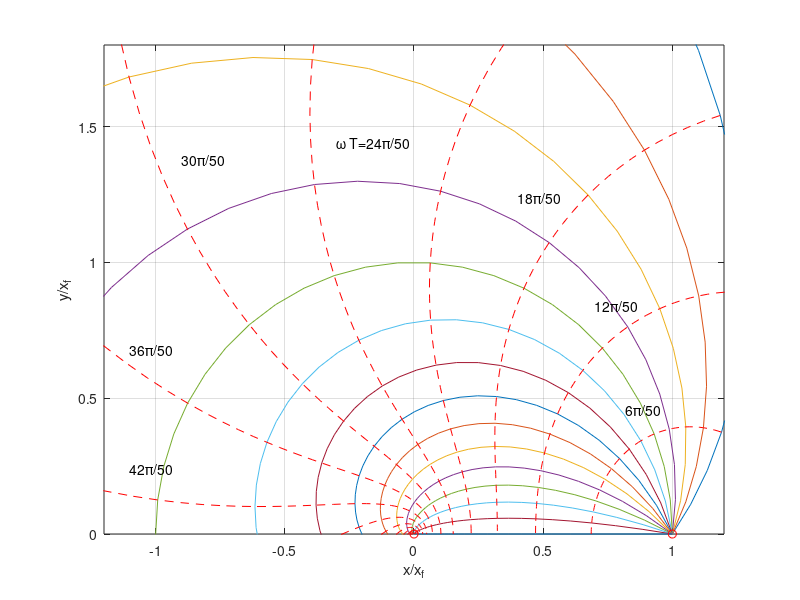

Recreate this plot in MATLAB.
% Script f08_15.m - min time paths w. velocity proportional 
% to radius;                                   7/98, 4/4/02
%
be1=(pi/2)*[.6:.1:2]; N=50; t1=2*pi*[0:1/N:1];
figure(1); clf;
for i=1:length(be1), t=t1; be=be1(i); th=t*sin(be); 
   r=exp(t*cos(be)); x=r.*cos(th); y=r.*sin(th); 
   plot(x,y); hold on
end
be=(pi/2)*[.6:.02:2];
for i=4:3:49, t=t1(i); th=t*sin(be); r=exp(t*cos(be));
   x=r.*cos(th); y=r.*sin(th); plot(x,y,'r--'); hold on
end
plot(0,0,'ro',1,0,'ro'); grid; axis([-1.2 1.2 0 1.8]); 
hold off; xlabel('x/x_f'); ylabel('y/x_f'); 
text(.82,.46,'6\pi/50'); text(.7,.84,'12\pi/50'); 
text(.4,1.24,'18\pi/50'); 
text(-.3,1.44,'\omega T=24\pi/50');
text(-.9,1.38,'30\pi/50');
text(-1.1,.68,'36\pi/50'); text(-1.1,.24,'42\pi/50');
%print -deps2 \book_do\figures\f08_15
